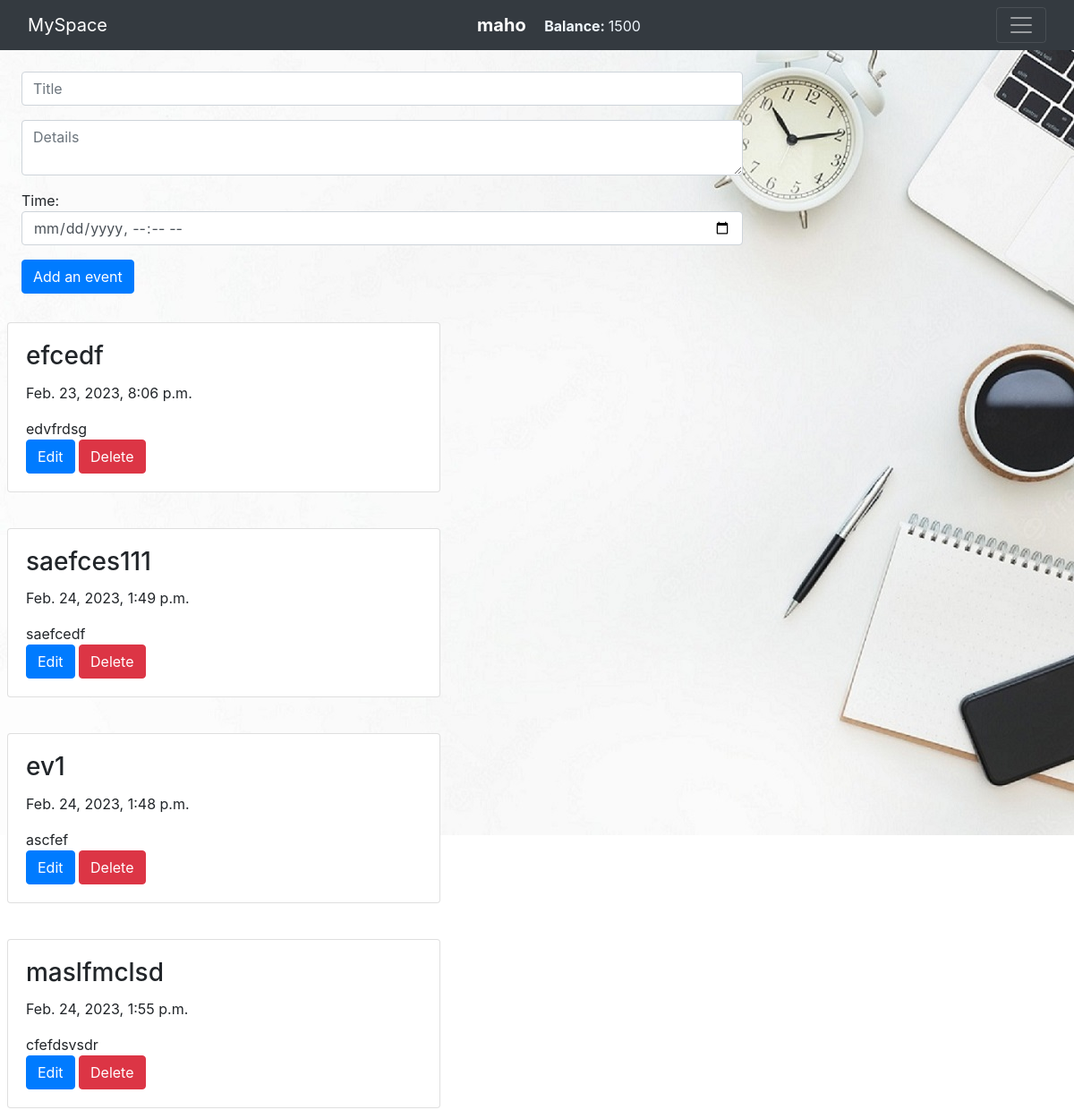
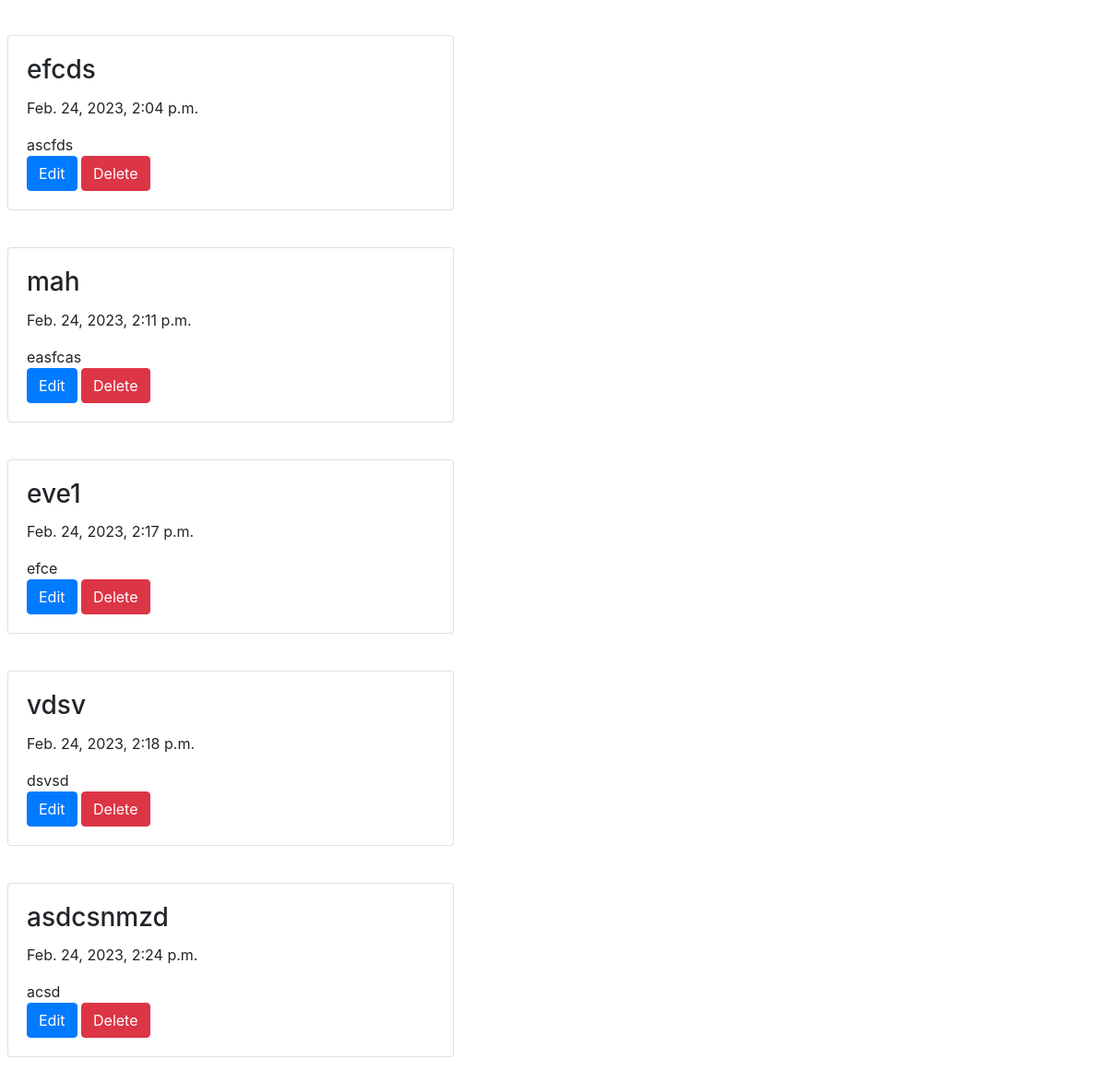
/events (signed in), run on the app's committed database (2 pictures, top to bottom).
### space/models.py (models this page shows)
class User(AbstractUser):
    balance = models.IntegerField(default=0)
    currency = models.CharField(max_length=5, default='USD')
    emails = models.BooleanField(default=True)

class Events(models.Model):
    user_id = models.ForeignKey(
        User, on_delete=models.CASCADE, related_name="event_user_id")
    title = models.CharField(max_length=100)
    info = models.TextField(default="")
    date = models.DateTimeField(auto_now_add=False)
    sent = models.BooleanField(default = False)

### space/views.py (the view)
# urls.py: path("events", views.events, name="events"),
def events(request):
    user = request.user
    if request.method == "POST":
        title = request.POST["title"]
        details = request.POST["details"]
        time = request.POST["time"]
        event = Events(user_id=user, title=title, info=details, date=time)
        event.save()
        events = Events.objects.filter(user_id=user.id)
        return render(request, "space/events.html", {
            "events": events
        })
        ...
    else:
        events = Events.objects.filter(user_id=user.id)
        return render(request, "space/events.html", {
            "events": events
        })

### space/templates/space/events.html (shortened to what this page needs)
{% extends "space/layout.html" %}
{% load static %}
{% block body %}
<form class="notess" action="{% url 'events' %}" method="post">
  <div class="form-group">
    <input autofocus class="form-control" required type="text" name="title" placeholder="Title">
  </div>
  <div class="form-group">
    <textarea class="form-control" type="text" required name="details" placeholder="Details"></textarea>
  </div>
  <div class="form-group">
    Time: <input class="form-control" required type="datetime-local" name="time">
  </div>
  <input class="btn btn-primary" type="submit" value="Add an event">
</form>
  {% for event in events %}
  <div class="d-flex event">
  <div class="flex-row flex-fill">
    <div class="p-2 ">
      <div class="card w-80" id="event{{event.id}}" style="display: flexbox; align-content: flex-start;">
        <div class="card-body">
          <div id="event_card{{event.id}}">
            <h3 id="event_title{{event.id}}" class="card-title">{{ event.title }}</h3>
            <p id="event_date{{event.id}}">{{ event.date }}</p>
            <p id="event_details{{event.id}}" class="card-text"> {{ event.info }}</p>
          </div>
          <button class="btn btn-primary {{event.id}}" id="event_edit">Edit</button>
          <button class="btn btn-danger {{event.id}}" id="event_del">Delete</button>
        </div>
      </div>
    </div>
  </div>
</div>
</div>
<br>
{% endfor %}
{% endblock %}

### space/templates/space/layout.html (shortened to what this page needs)
{% load static %}
<!DOCTYPE html>
<html lang="en">
<head>
  <link rel="stylesheet" href="https://stackpath.bootstrapcdn.com/bootstrap/4.4.1/css/bootstrap.min.css"
>
  <link href="{% static 'space/styles.css' %}" rel="stylesheet">
</head>
<body>
  <nav class="navbar navbar-dark bg-dark" style="width: 100%;">
    <div class="container-fluid">
      <a class="navbar-brand" href="{% url 'index' %}"><span>MySpace</span></a>
      {% if user.is_authenticated %}
      <ul class="navbar-nav me-auto mb-2 mb-lg-0">
        <li class="nav-item">
          <span class="navbar-brand"><strong>{{user.username}}</strong></span>
          <a href="{% url 'balance' %}"><span class="white"><strong>Balance: </strong></span><span id="user_balance"
              style="color: aliceblue;">{{user.balance}}</span></a>
        </li>
      </ul>
      {% endif %}
      {% if user.is_authenticated %}
      <button class="navbar-toggler" type="button" data-bs-toggle="collapse"
        data-bs-target="#navbarToggleExternalContent" aria-controls="navbarToggleExternalContent" aria-expanded="false"
        aria-label="Toggle navigation">
        <span class="navbar-toggler-icon"></span>
      </button>
      {% endif %}
    </div>
  </nav>
  <div class="body">
    {% block body %}
    {% endblock %}
</body>
</html>

### space/static/space/styles.css (style rules this page uses)
body { background-image: url(/static/work.jpg); background-repeat: no-repeat; }
.form-control { width: 70%; }
.white { text-align: center; color: aliceblue; }
.notess { margin: 2%; }
.event { max-width: 500px; }

### data on the page
User: username "maho", balance "1500"
Events: title "efcedf", date "Feb. 23, 2023, 8:06 p.m.", info "edvfrdsg"
Events: title "saefces111", date "Feb. 24, 2023, 1:49 p.m.", info "saefcedf"
Events: title "ev1", date "Feb. 24, 2023, 1:48 p.m.", info "ascfef"
Events: title "maslfmclsd", date "Feb. 24, 2023, 1:55 p.m.", info "cfefdsvsdr"
Events: title "efcds", date "Feb. 24, 2023, 2:04 p.m.", info "ascfds"
Events: title "mah", date "Feb. 24, 2023, 2:11 p.m.", info "easfcas"
Events: title "eve1", date "Feb. 24, 2023, 2:17 p.m.", info "efce"
Events: title "vdsv", date "Feb. 24, 2023, 2:18 p.m.", info "dsvsd"
Events: title "asdcsnmzd", date "Feb. 24, 2023, 2:24 p.m.", info "acsd"
